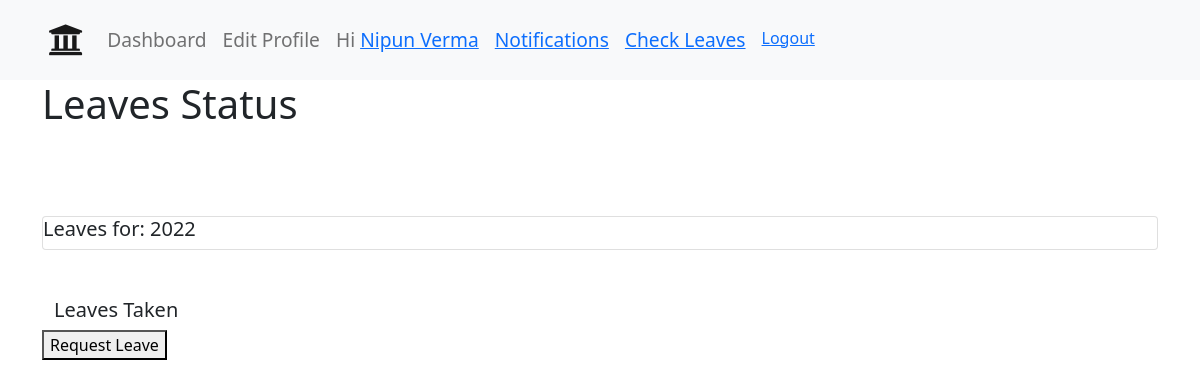
/profile/leaves/ (signed in), run on an earlier commit of the app's database.
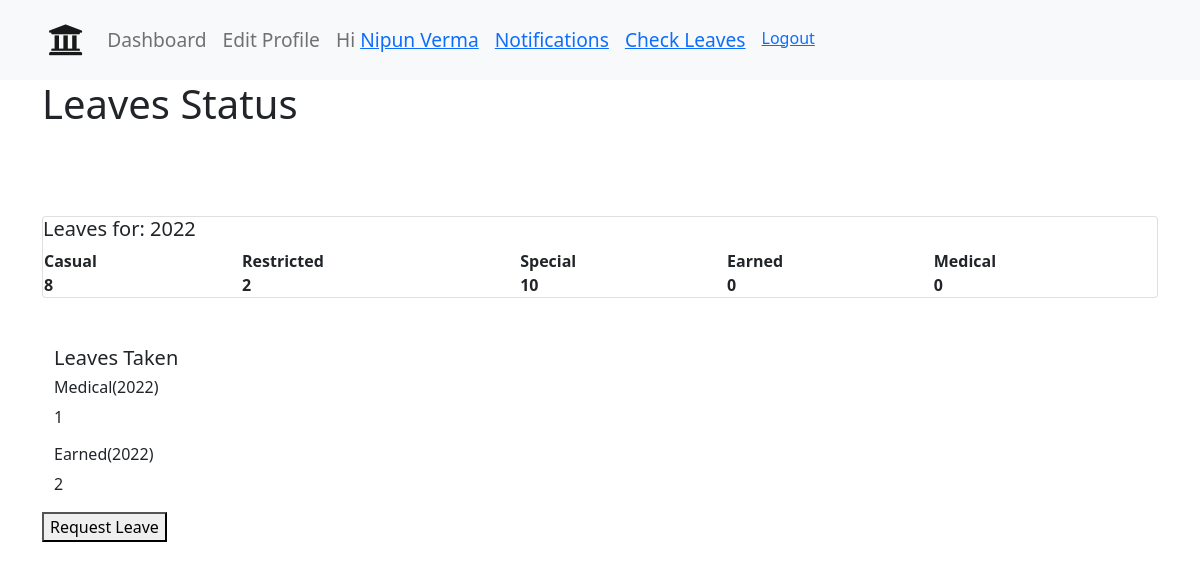
And on a later commit of the database.
### main/models.py (models this page shows)
class TotalLeaves(models.Model):
    LeaveName = models.CharField(max_length=100, blank=True)
    count = models.IntegerField(default=0)
    year = models.IntegerField(default=2021)
    def __str__(self):
        return self.LeaveName + "("+ str(self.year) + ")"

class UserLeavesTaken(models.Model):
    staff=models.ForeignKey('Staff',on_delete=CASCADE)
    leave_taken = models.ForeignKey('TotalLeaves',on_delete=CASCADE)
    count=models.IntegerField(default=0)
    def __str__(self):
        return self.staff.name + " " + str(self.leave_taken.LeaveName) + " "+ str(self.count)

### main/views.py (the view)
# urls.py: path('profile/leaves/', views.userLeaves, name="userLeaves"),
@login_required
def userLeaves(request):
	staff = Staff.objects.get(email=request.user.email)
	year = datetime.datetime.now().year
	leavesThisYear = TotalLeaves.objects.filter(year=year).all()
	userLeavesTaken = UserLeavesTaken.objects.filter(staff=staff)
	print(userLeavesTaken)
	context = {
		"totalLeaves" : leavesThisYear,
		"year": year,
		"userLeavesTaken":userLeavesTaken,
	}
	return render(request, "leaves.html", context)

### templates/leaves.html
{% extends 'base.html' %}
{% load static %}
{% block body %}
{% include 'navbar.html' with user=user %}
<div class = "wrapper">
    <div class = "leaves container">
        <h1>Leaves Status</h1>
        <br><br>
        <div class = "tables-leaves card">
            <table>
                <h5>Leaves for: {{year}}</h5>
                <thead class="thead-dark">
                    <tr>
                        {% for leave in totalLeaves %}
                            <th>{{leave.LeaveName}} &nbsp;&nbsp;&nbsp;</th>
                        {% endfor %}
                    </tr>
                </thead>
                <tbody>
                    <tr>
                        {% for leave in totalLeaves %}
                            <th>{{leave.count}} &nbsp;&nbsp;&nbsp;</th>
                        {% endfor %}
                    </tr>
                </tbody>
            </table>
        </div>
        <div class="container mt-5">
            <h5>Leaves Taken</h5>
            <div>
                {% for leavetaken in userLeavesTaken %}
                    <h6> {{leavetaken.leave_taken}}</h6> <p>{{leavetaken.count}}</p>
                {% endfor %}
            </div>
        </div>
        <div class = "request-leave-button">
            <a href="{% url 'main:requestleave' %}"><button class="leave-submitButton" type="submit">Request Leave </button></a>
        </div>
    </div>
</div>
{% endblock body %}

What changed in the data, as far as the page shows it:
now on this page (row edited): TotalLeaves: LeaveName "Casual", count "8"
now on this page (row edited): TotalLeaves: LeaveName "Restricted", count "2"
now on this page (row edited): TotalLeaves: LeaveName "Special", count "10"
now on this page (row edited): TotalLeaves: LeaveName "Earned", count "0"
now on this page (row edited): TotalLeaves: LeaveName "Medical", count "0"
added UserLeavesTaken: leave_taken "Medical(2022)", count "1"
added UserLeavesTaken: leave_taken "Earned(2022)", count "2"
